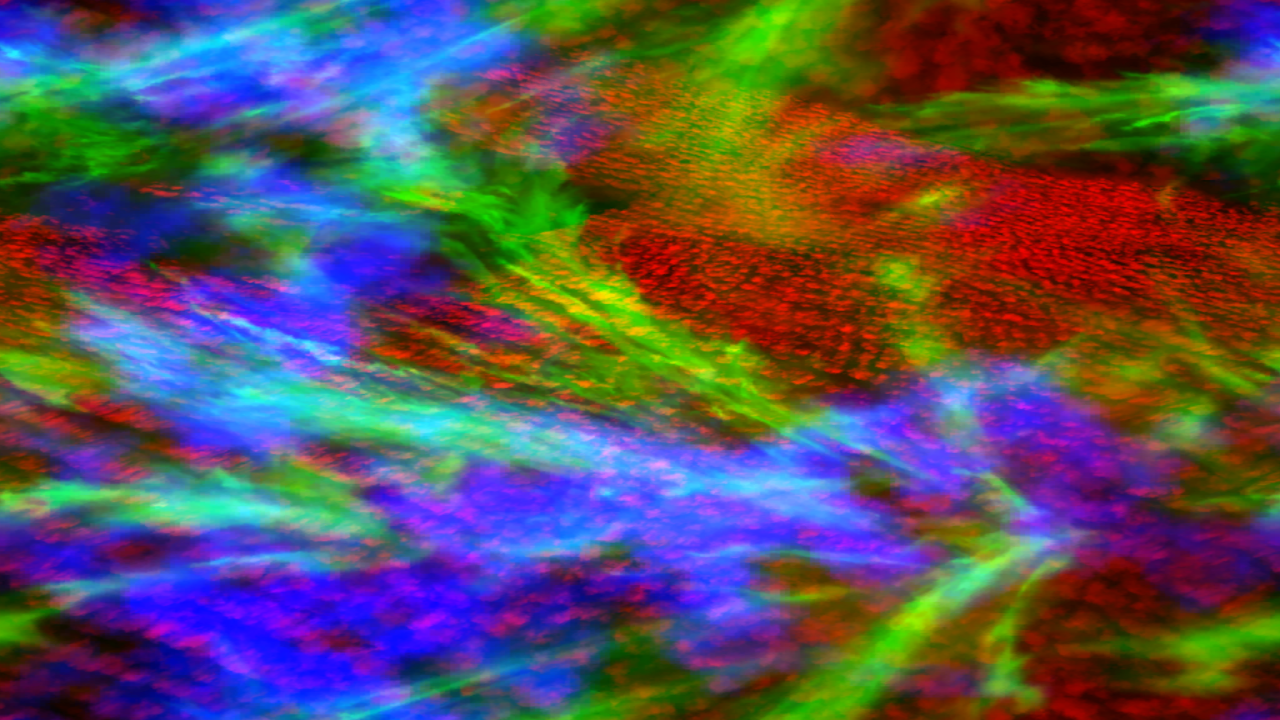
#> input picture archive/captures/engine/shot.png, 1280 x 720 px, found by its file name
$ python shotstats.py
#> lines starting #> are read from the running program, lines starting #| are printed output that depends on the picture; after the words box and inside, x2 and y2 are one past the last pixel; in counts of white or black regions, pixels touching at a corner belong together
import numpy as np
from PIL import Image
im=Image.open("engine/shot.png").convert("RGB"); a=np.asarray(im,dtype=np.float32)
#> further down, im is the input picture: PIL image 1280x720 RGB; mean R, G, B 88.2, 79.7, 88.7
print("size",im.size,"mean",a.reshape(-1,3).mean(0).round(1),"std",a.reshape(-1,3).std(0).round(1))
#| size (1280, 720) mean [88.1 79.7 88.8] std [42.8 55.4 93.7]
# background is clear color 0.05,0.06,0.09 -> approx sRGB (0.26,0.29,0.35)*255? count near-clear pixels
bg=np.abs(a-np.array([15,17,23])).max(2)<12
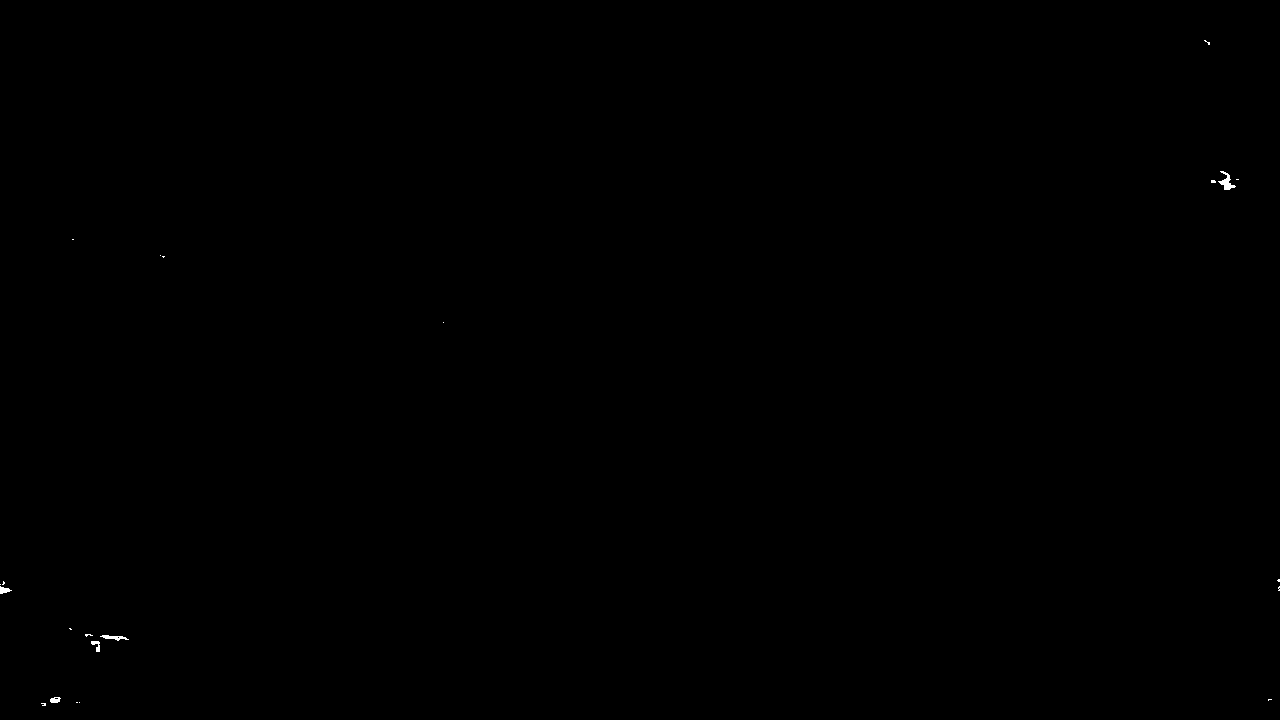
#> bg: shape (720, 1280) bool; 0.05% white; 22 white regions (17 under 20 px), largest, box (x1, y1, x2, y2) and area: (1218, 171, 1236, 190) 135, (100, 635, 129, 641) 85, (0, 586, 12, 594) 56, (91, 641, 100, 652) 54, (50, 697, 61, 703) 50
print("bg-like pixels",bg.sum(),"of",bg.size,"frac",round(bg.mean(),3))
#| bg-like pixels 474 of 921600 frac 0.001
# center crop stats (object should be there)
c=a[300:420,560:720]
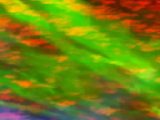
#> c: shape (120, 160, 3) float32; mean R, G, B 111.2, 128, 13.7
print("center mean",c.reshape(-1,3).mean(0).round(1),"std",c.reshape(-1,3).std(0).round(1))
#| center mean [111.2 128.   13.7] std [41.8 46.3 27.7]
print("unique colors",len(np.unique(a.reshape(-1,3).astype(np.uint8),axis=0)))
#| unique colors 490364
